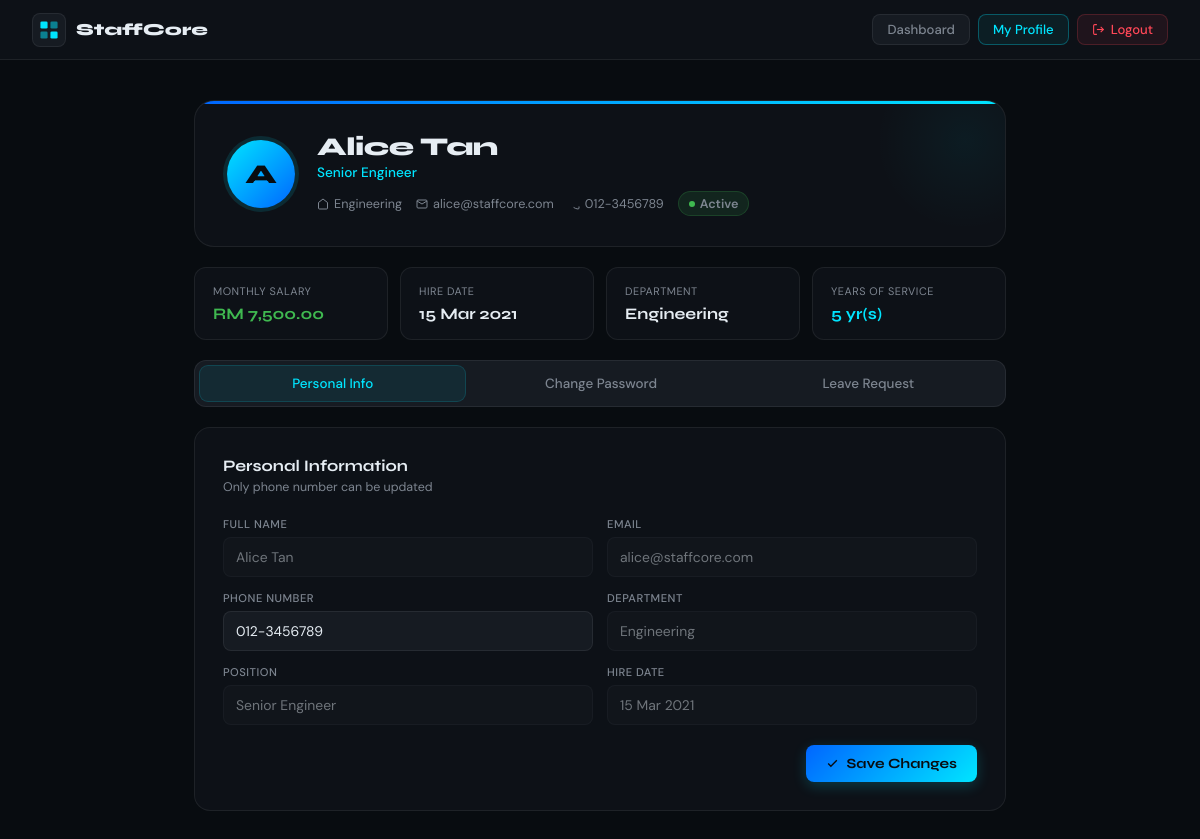
The app's page /profile_edit.php (signed in) with its own data.
### tables this page shows
CREATE TABLE employees (
    id            INT AUTO_INCREMENT PRIMARY KEY,
    user_id       INT DEFAULT NULL,
    name          VARCHAR(100) NOT NULL,
    email         VARCHAR(150) NOT NULL UNIQUE,
    phone         VARCHAR(20),
    department_id INT DEFAULT NULL,
    position      VARCHAR(100),
    salary        DECIMAL(10,2) DEFAULT 0.00,
    status        ENUM('active','inactive','on_leave') DEFAULT 'active',
    hire_date     DATE,
    avatar        VARCHAR(255) DEFAULT NULL,
    created_at    TIMESTAMP DEFAULT CURRENT_TIMESTAMP,
    FOREIGN KEY (department_id) REFERENCES departments(id) ON DELETE SET NULL,
    FOREIGN KEY (user_id)       REFERENCES users(id)       ON DELETE SET NULL
);

CREATE TABLE departments (
    id         INT AUTO_INCREMENT PRIMARY KEY,
    name       VARCHAR(100) NOT NULL,
    head_id    INT DEFAULT NULL,
    created_at TIMESTAMP DEFAULT CURRENT_TIMESTAMP
);

### profile_edit.php (the view, shortened to what this page needs)
<?php
require_once 'db.php';
$stmt = $pdo->prepare("SELECT e.*, d.name AS dept_name FROM employees e LEFT JOIN departments d ON d.id=e.department_id WHERE e.user_id=?");
$stmt->execute([$_SESSION['user_id']]);
$emp = $stmt->fetch();
$msg = ''; $msgType = ''; $activeTab = 'personal';
?>
<!DOCTYPE html>
<html lang="en">
<head>
</head>
<body>
<div class="topbar">
  <a href="staff_dashboard.php" class="brand">
    <div class="brand-icon">
    </div>
    StaffCore
  </a>
  <div class="topbar-right">
    <a href="staff_dashboard.php" class="nav-btn">Dashboard</a>
    <a href="profile_edit.php" class="nav-btn active">My Profile</a>
    <a href="logout.php" class="logout-btn">
      <svg width="13" height="13" viewBox="0 0 24 24" fill="none" stroke="currentColor" stroke-width="2"><path d="M9 21H5a2 2 0 0 1-2-2V5a2 2 0 0 1 2-2h4"/><polyline points="16 17 21 12 16 7"/><line x1="21" y1="12" x2="9" y2="12"/></svg>
      Logout
    </a>
  </div>
</div>
<div class="page">
<?php if(!$emp): ?>
  <div class="card" style="text-align:center;padding:60px">
    <div style="color:var(--muted)">No employee profile linked. Contact your administrator.</div>
  </div>
<?php else: ?>
  <div class="hero">
    <div class="hero-glow"></div>
    <div class="avatar"><?= strtoupper(substr($emp['name'],0,1)) ?></div>
    <div class="hero-text">
      <div class="hero-name"><?= htmlspecialchars($emp['name']) ?></div>
      <div class="hero-pos"><?= htmlspecialchars($emp['position']??'Staff Member') ?></div>
      <div class="hero-meta">
        <span><svg width="12" height="12" viewBox="0 0 24 24" fill="none" stroke="currentColor" stroke-width="2"><path d="M3 9l9-7 9 7v11a2 2 0 0 1-2 2H5a2 2 0 0 1-2-2z"/></svg><?= htmlspecialchars($emp['dept_name']??'—') ?></span>
        <span><svg width="12" height="12" viewBox="0 0 24 24" fill="none" stroke="currentColor" stroke-width="2"><path d="M4 4h16c1.1 0 2 .9 2 2v12c0 1.1-.9 2-2 2H4c-1.1 0-2-.9-2-2V6c0-1.1.9-2 2-2z"/><polyline points="22,6 12,12 2,6"/></svg><?= htmlspecialchars($emp['email']) ?></span>
        <?php if($emp['phone']): ?><span><svg width="12" height="12" viewBox="0 0 24 24" fill="none" stroke="currentColor" stroke-width="2"><path d="M22 16.92v3a2 2 0 0 1-2.18 2 19.79 19.79 0 0 1-8.63-3.07"/></svg><?= htmlspecialchars($emp['phone']) ?></span><?php endif; ?>
        <span class="status-dot"><?= ucfirst(str_replace('_',' ',$emp['status'])) ?></span>
      </div>
    </div>
  </div>
  <div class="info-row">
    <div class="info-pill"><div class="pill-label">Monthly Salary</div><div class="pill-value green">RM <?= number_format($emp['salary'],2) ?></div></div>
    <div class="info-pill"><div class="pill-label">Hire Date</div><div class="pill-value"><?= $emp['hire_date']?date('d M Y',strtotime($emp['hire_date'])):'—' ?></div></div>
    <div class="info-pill"><div class="pill-label">Department</div><div class="pill-value"><?= htmlspecialchars($emp['dept_name']??'—') ?></div></div>
    <div class="info-pill"><div class="pill-label">Years of Service</div><div class="pill-value accent"><?= $emp['hire_date']?floor((time()-strtotime($emp['hire_date']))/31536000).' yr(s)':'—' ?></div></div>
  </div>
  <div class="tabs">
    <button class="tab <?= $activeTab==='personal'?'active':'' ?>" onclick="switchTab('personal',this)">Personal Info</button>
    <button class="tab <?= $activeTab==='password'?'active':'' ?>" onclick="switchTab('password',this)">Change Password</button>
    <button class="tab <?= $activeTab==='leave'?'active':'' ?>" onclick="switchTab('leave',this)">Leave Request</button>
  </div>
  <div class="tab-pane <?= $activeTab==='personal'?'active':'' ?>" id="pane-personal">
    <div class="card">
      <div class="card-title">Personal Information</div>
      <div class="card-sub">Only phone number can be updated</div>
      <form method="POST">
        <div class="form-grid">
          <div class="field"><label>Full Name</label><input type="text" value="<?= htmlspecialchars($emp['name']) ?>" disabled/></div>
          <div class="field"><label>Email</label><input type="email" value="<?= htmlspecialchars($emp['email']) ?>" disabled/></div>
          <div class="field"><label>Phone Number</label><input type="text" name="phone" value="<?= htmlspecialchars($emp['phone']??'') ?>" placeholder="012-3456789"/></div>
          <div class="field"><label>Department</label><input type="text" value="<?= htmlspecialchars($emp['dept_name']??'—') ?>" disabled/></div>
          <div class="field"><label>Position</label><input type="text" value="<?= htmlspecialchars($emp['position']??'—') ?>" disabled/></div>
          <div class="field"><label>Hire Date</label><input type="text" value="<?= $emp['hire_date']?date('d M Y',strtotime($emp['hire_date'])):'—' ?>" disabled/></div>
        </div>
        <div class="form-actions">
          <button type="submit" class="btn-primary">
            <svg width="13" height="13" viewBox="0 0 24 24" fill="none" stroke="currentColor" stroke-width="2.5"><polyline points="20 6 9 17 4 12"/></svg>
            Save Changes
          </button>
        </div>
      </form>
    </div>
  </div>
<?php endif; ?>
</div>
</body>
</html>

### records on screen
employees: name "A", name "Alice Tan", position "Senior Engineer", department.name "Engineering", email "alice@staffcore.com", phone "012-3456789", status "Active", salary "7,500.00", hire_date "15 Mar 2021"
